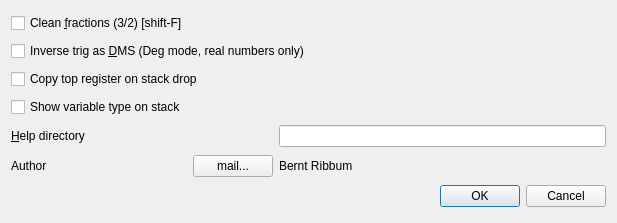
<?xml version="1.0" encoding="UTF-8"?>
<ui version="4.0">
 <class>XCalcConfig</class>
 <widget class="QDialog" name="XCalcConfig">
  <property name="geometry">
   <rect>
    <x>0</x>
    <y>0</y>
    <width>617</width>
    <height>223</height>
   </rect>
  </property>
  <property name="windowTitle">
   <string>XCALC config</string>
  </property>
  <layout class="QGridLayout" name="gridLayout">
   <item row="8" column="0" colspan="3">
    <widget class="QDialogButtonBox" name="buttonBox">
     <property name="orientation">
      <enum>Qt::Horizontal</enum>
     </property>
     <property name="standardButtons">
      <set>QDialogButtonBox::Cancel|QDialogButtonBox::Ok</set>
     </property>
    </widget>
   </item>
   <item row="1" column="0" colspan="3">
    <widget class="QCheckBox" name="cbcleanFrac">
     <property name="text">
      <string>Clean &amp;fractions (3/2) [shift-F]</string>
     </property>
    </widget>
   </item>
   <item row="2" column="0" colspan="3">
    <widget class="QCheckBox" name="cbDMS">
     <property name="text">
      <string>Inverse trig as &amp;DMS (Deg mode, real numbers only)</string>
     </property>
    </widget>
   </item>
   <item row="5" column="0" colspan="2">
    <widget class="QLabel" name="label">
     <property name="text">
      <string>&amp;Help directory</string>
     </property>
     <property name="buddy">
      <cstring>leHelpDir</cstring>
     </property>
    </widget>
   </item>
   <item row="5" column="2">
    <widget class="QLineEdit" name="leHelpDir"/>
   </item>
   <item row="7" column="0">
    <widget class="QLabel" name="label_2">
     <property name="text">
      <string>Author</string>
     </property>
    </widget>
   </item>
   <item row="7" column="2">
    <widget class="QLabel" name="lauthor">
     <property name="text">
      <string>Bernt Ribbum &lt;bernt.ribbum@gmail.com&gt;</string>
     </property>
    </widget>
   </item>
   <item row="7" column="1">
    <widget class="QPushButton" name="mailButton">
     <property name="text">
      <string>mail...</string>
     </property>
    </widget>
   </item>
   <item row="3" column="0" colspan="3">
    <widget class="QCheckBox" name="cbCopyTop">
     <property name="text">
      <string>Copy top register on stack drop</string>
     </property>
    </widget>
   </item>
   <item row="4" column="0">
    <widget class="QCheckBox" name="mbShowType">
     <property name="text">
      <string>Show variable type on stack</string>
     </property>
    </widget>
   </item>
  </layout>
 </widget>
 <resources/>
 <connections>
  <connection>
   <sender>buttonBox</sender>
   <signal>accepted()</signal>
   <receiver>XCalcConfig</receiver>
   <slot>accept()</slot>
   <hints>
    <hint type="sourcelabel">
     <x>198</x>
     <y>149</y>
    </hint>
    <hint type="destinationlabel">
     <x>157</x>
     <y>146</y>
    </hint>
   </hints>
  </connection>
  <connection>
   <sender>buttonBox</sender>
   <signal>rejected()</signal>
   <receiver>XCalcConfig</receiver>
   <slot>reject()</slot>
   <hints>
    <hint type="sourcelabel">
     <x>198</x>
     <y>149</y>
    </hint>
    <hint type="destinationlabel">
     <x>286</x>
     <y>146</y>
    </hint>
   </hints>
  </connection>
 </connections>
 <slots>
  <slot>mail()</slot>
  <slot>emailauthor()</slot>
 </slots>
</ui>
